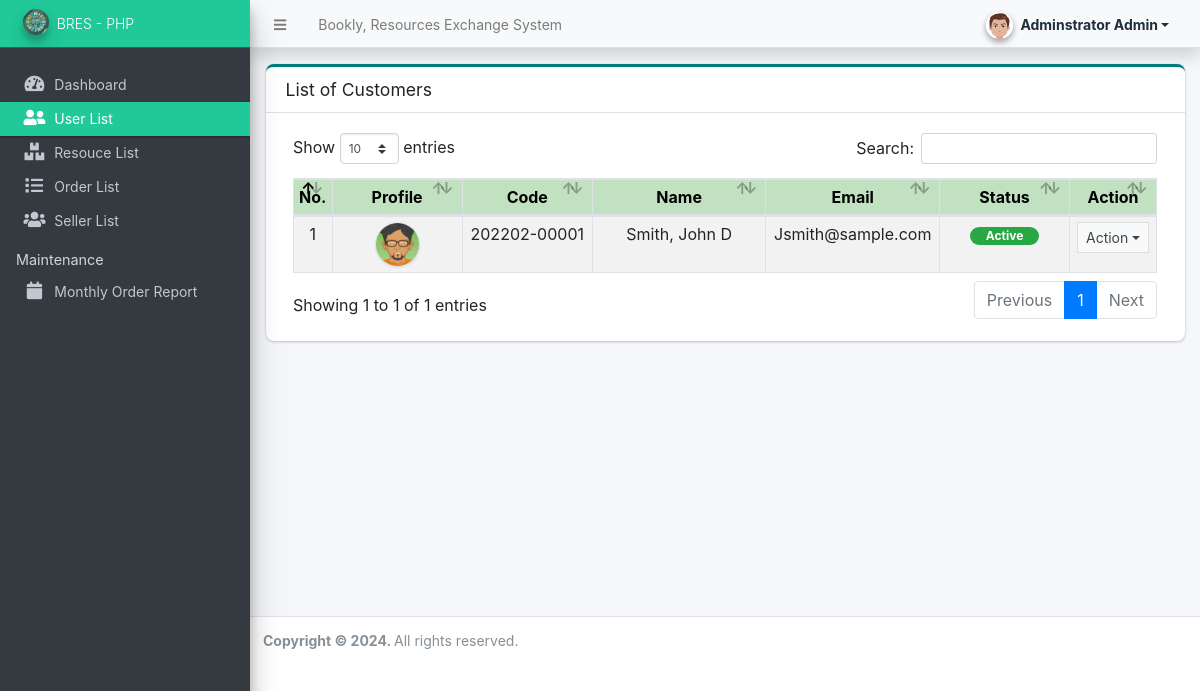
The page /admin/?page=clients (signed in) on the database as committed earlier.
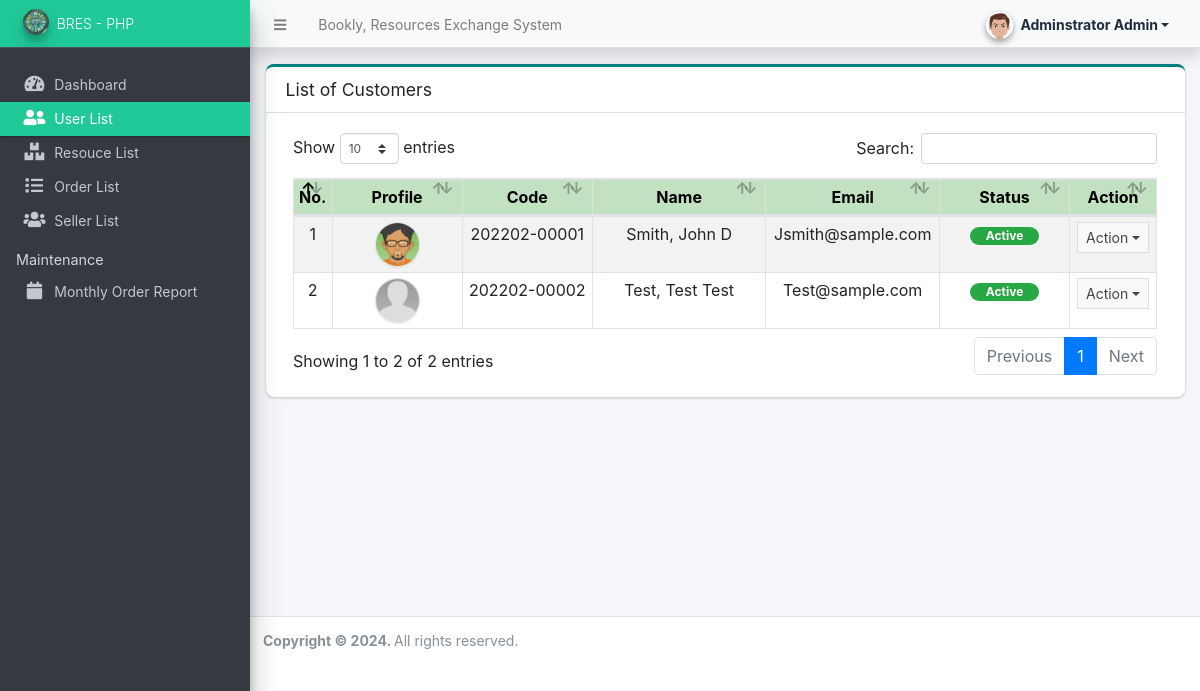
The same page on the database as committed later.
### tables this page shows
CREATE TABLE `customer` (
  `id` int(30) NOT NULL,
  `code` varchar(100) NOT NULL,
  `firstname` text NOT NULL,
  `middlename` text DEFAULT NULL,
  `lastname` text NOT NULL,
  `gender` text NOT NULL,
  `contact` text NOT NULL,
  `address` text NOT NULL,
  `email` text NOT NULL,
  `password` text NOT NULL,
  `avatar` text DEFAULT NULL,
  `status` tinyint(1) NOT NULL DEFAULT 1,
  `delete_flag` tinyint(1) NOT NULL DEFAULT 0,
  `date_created` datetime NOT NULL DEFAULT current_timestamp(),
  `date_updated` datetime DEFAULT NULL ON UPDATE current_timestamp()
);

### config.php (called while the page is built, shortened)
<?php
function validate_image($file){
    $file = explode("?",$file)[0];
	if(!empty($file)){
		if(is_file(base_app.$file)){
			return base_url.$file;
		}else{
			return base_url.'dist/img/no-image-available.png';
		}
	}else{
		return base_url.'dist/img/no-image-available.png';
	}
}
?>

### admin/clients/index.php (the view, shortened to what this page needs)
<div class="card card-outline teal-top card-primary">
    <div class="card-header">
        <h3 class="card-title">List of Customers</h3>
    </div>
    <div class="card-body">
        <div class="container-fluid">
            <table class="table table-bordered table-striped">
                <colgroup>
                    <col width="3%">
                    <col width="15%">
                    <col width="15%">
                    <col width="20%">
                    <col width="20%">
                    <col width="15%">
                    <col width="10%">
                </colgroup>
                <thead style="background-color: #C1E1C1; color: black;">
                    <tr>
                        <th class="center">No.</th>
                        <th class="center">Profile</th>
                        <th class="center">Code</th>
                        <th class="center">Name</th>
                        <th class="center">Email</th>
                        <th class="center">Status</th>
                        <th class="center">Action</th>
                    </tr>
                </thead>
                <tbody>
                    <?php
                    $i = 1;
                    $qry = $conn->query("SELECT *, CONCAT(lastname, ', ', firstname, ' ', COALESCE(middlename)) AS `name` FROM `customer` WHERE delete_flag = 0 ORDER BY CONCAT(lastname, ', ', firstname, ' ', COALESCE(middlename)) ASC");
                    while ($row = $qry->fetch_assoc()): ?>
                        <tr>
                            <td class="text-center"><?php echo $i++; ?></td>
                            <td class="text-center"><img src="<?php echo validate_image($row['avatar']); ?>" class="img-avatar img-thumbnail p-0 border-2" alt="customer_avatar"></td>
                            <td class="text-center"><?php echo ($row['code']); ?></td>
                            <td class="text-center"><?php echo ucwords($row['name']); ?></td>
                            <td class="text-center"><?php echo ucwords($row['email']); ?></td>
                            <td class="text-center">
                                <?php if ($row['status'] == 1): ?>
                                    <span class="badge badge-primary px-3 rounded-pill">Active</span>
                                <?php else: ?>
                                    <span class="badge badge-danger px-3 rounded-pill">Inactive</span>
                                <?php endif; ?>
                            </td>
                            <td class="text-center">
                                <button type="button" class="btn btn-flat btn-default btn-sm dropdown-toggle dropdown-icon" data-toggle="dropdown">
                                    Action
                                </button>
                            </td>
                        </tr>
                    <?php endwhile; ?>
                </tbody>
            </table>
        </div>
    </div>
</div>

Rows that differ between the two databases and show on the page:
now on this page (row edited): customer: shows a picture, code "202202-00002", name "Test, Test Test", email "Test@sample.com", status "Active"
Other text that changed with them:
text written by a page script: "Show entries Search: Showing 1 to 1 of 1 entries Previous 1 Next" → "Show entries Search: Showing 1 to 2 of 2 entries Previous 1 Next"
